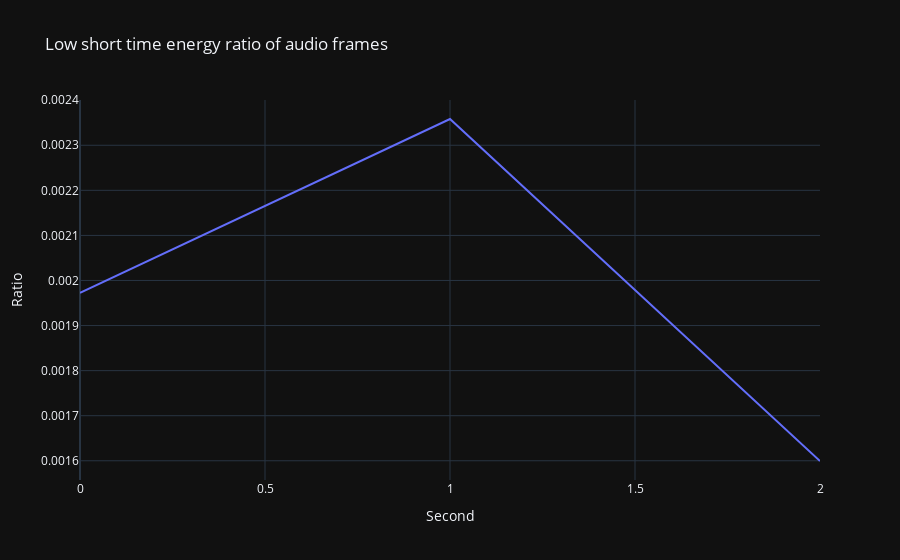

The notebook cell saved with this chart:
### Markdown cell above
To bedzie lepiej dzialalo na dluzszych nagraniach, np  30 sekund radia z mową/muzyka.

### Code cell
plot_lstr(audio, frame_rate, 0.05, 0.3)

### Figure 1 — Plotly figure (JSON) as saved in the notebook; plotly's stock layout.template omitted (floating-point values rounded to 4 significant figures)
{"data": [{"mode": "lines", "x": [0, 1, 2], "y": [0.001973, 0.002358, 0.001599], "type": "scatter"}], "layout": {"xaxis": {"anchor": "y", "domain": [0.0, 1.0], "title": {"text": "Second"}}, "yaxis": {"anchor": "x", "domain": [0.0, 1.0], "title": {"text": "Ratio"}}, "title": {"text": "Low short time energy ratio of audio frames"}}}
